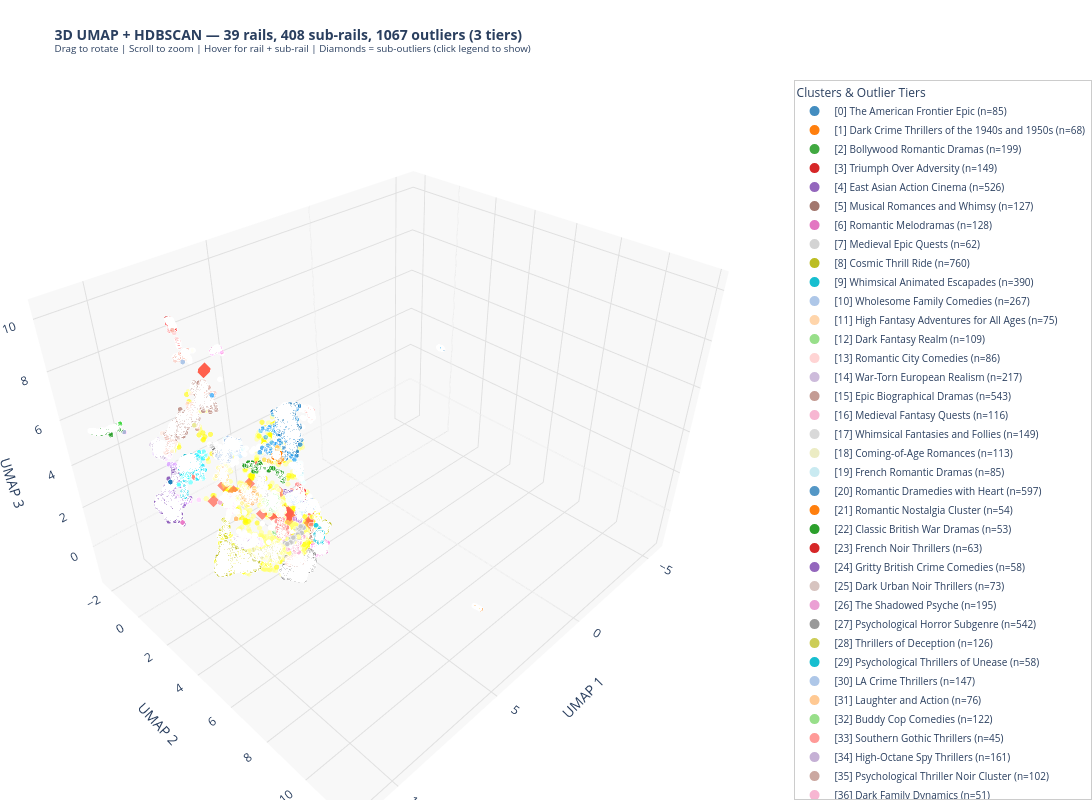

Notebook source saved alongside this figure:
### Markdown cell above
---
## Step 9: 3D Visualisation (with Sub-Clusters & Outlier Tiers)

Plot the 3D UMAP embedding coloured by HDBSCAN cluster. Hover shows:
- Primary rail + sub-rail assignment (e.g. "Rail 3 → Sub 2")
- Confidence and secondary cluster
- Outlier tier classification (for outlier points)

Outlier tiers are colour-coded: Tier 1 (yellow), Tier 2 (orange), Tier 3 (red).
Sub-cluster outliers within assigned clusters are shown with diamond markers.

### Code cell
import plotly.graph_objects as go
import pandas as pd
import numpy as np

# ── Build the plot dataframe ─────────────────────────────────────────────────
plot_df = pd.DataFrame({
    'x':                   embedding_3d[:, 0],
    'y':                   embedding_3d[:, 1],
    'z':                   embedding_3d[:, 2],
    'tt_code':             tt_codes,
    'cluster':             cluster_labels,
    'probability':         results_df['primary_probability'].values,
    'secondary_cluster':   results_df['secondary_cluster'].values,
    'secondary_prob':      results_df['secondary_probability'].values,
    'sub_cluster':         results_df['sub_cluster'].values,
    'rail_label':          results_df['rail_label'].values,
})

# Add cluster name
plot_df['cluster_name'] = plot_df['cluster'].apply(
    lambda c: cluster_names.get(c, {}).get('name', f'Cluster {c}') if c != -1 else 'Outlier'
)

# Add movie title — try OMDB first, then genre_data movie_name, then tt_code
genre_title_map = dict(zip(genres['movie_id'], genres['movie_name']))

def get_title(tt):
    if 'omdb_data' in dir() and omdb_data and tt in omdb_data:
        title = omdb_data[tt].get('Title')
        if title:
            return title
    if tt in genre_title_map:
        return genre_title_map[tt]
    return tt

plot_df['title'] = plot_df['tt_code'].apply(get_title)

# Confidence tier label
def conf_tier(p):
    if p >= 0.8:  return 'High (>=80%)'
    if p >= 0.4:  return 'Medium (40-80%)'
    return 'Low (<40%)'
plot_df['conf_tier'] = plot_df['probability'].apply(conf_tier)

# Mark outlier tiers and sub-cluster outliers
plot_df['outlier_tier'] = 'none'
plot_df.loc[tier1_mask, 'outlier_tier'] = 'Tier 1 (mild)'
plot_df.loc[tier2_mask, 'outlier_tier'] = 'Tier 2 (moderate)'
plot_df.loc[tier3_mask, 'outlier_tier'] = 'Tier 3 (true outlier)'

# Flag sub-cluster outliers (assigned to a rail but sub_cluster == -1)
plot_df['is_sub_outlier'] = (plot_df['cluster'] != -1) & (plot_df['sub_cluster'] == -1)

# Flag dual-level outliers
plot_df['is_dual_outlier'] = plot_df['tt_code'].isin(dual_level_outliers)

# ── Colour palette (base RGB values) ────────────────────────────────────────
PLOTLY_RGB = [
    (31,119,180), (255,127,14), (44,160,44), (214,39,40), (148,103,189),
    (140,86,75), (227,119,194), (127,127,127), (188,189,34), (23,190,207),
    (174,199,232), (255,187,120), (152,223,138), (255,152,150), (197,176,213),
    (196,156,148), (247,182,210), (199,199,199), (219,219,141), (158,218,229),
]

def rgba_list(base_rgb, probabilities):
    r, g, b = base_rgb
    return [f'rgba({r},{g},{b},{max(0.2, min(1.0, p))})' for p in probabilities]

# ── Build 3D figure ──────────────────────────────────────────────────────────
fig = go.Figure()

# ── Outlier tiers (colour-coded by severity) ─────────────────────────────────
tier_configs = [
    (tier1_mask, 'Tier 1 — Mild',     'rgba(255,235,59,0.5)',  3, 'circle'),
    (tier2_mask, 'Tier 2 — Moderate',  'rgba(255,152,0,0.6)',   3, 'circle'),
    (tier3_mask, 'Tier 3 — True',      'rgba(244,67,54,0.7)',   4, 'diamond'),
]

# Non-tiered outliers (those that don't fall into tier masks — shouldn't happen, but safety)
any_tier = tier1_mask | tier2_mask | tier3_mask
untiered_outlier = (plot_df['cluster'] == -1) & ~any_tier

for tier_mask_arr, tier_name, tier_colour, tier_size, tier_symbol in tier_configs:
    if not tier_mask_arr.any():
        continue
    od = plot_df[tier_mask_arr]
    fig.add_trace(go.Scatter3d(
        x=od['x'], y=od['y'], z=od['z'],
        mode='markers',
        name=f'{tier_name} ({tier_mask_arr.sum()})',
        marker=dict(color=tier_colour, size=tier_size, symbol=tier_symbol),
        customdata=np.stack([
            od['tt_code'], od['title'],
            od['probability'].round(3).astype(str),
            od['secondary_cluster'].astype(str),
            od['secondary_prob'].round(3).astype(str),
            od['outlier_tier']
        ], axis=1),
        hovertemplate=(
            '<b>%{customdata[1]}</b><br>'
            '%{customdata[0]}<br>'
            '<i>%{customdata[5]}</i><br>'
            'Confidence: %{customdata[2]}<br>'
            'Nearest: Cluster %{customdata[3]} (%{customdata[4]})<br>'
            '<extra></extra>'
        ),
        legendrank=9990 + [t[1] for t in tier_configs].index(tier_name)
    ))

if untiered_outlier.any():
    od = plot_df[untiered_outlier]
    fig.add_trace(go.Scatter3d(
        x=od['x'], y=od['y'], z=od['z'],
        mode='markers',
        name=f'Outliers — unclassified ({untiered_outlier.sum()})',
        marker=dict(color='rgba(200,200,200,0.3)', size=2),
        hovertemplate='<b>Outlier</b><extra></extra>',
        legendrank=9999
    ))

# ── One trace per cluster (sub-cluster info in hover) ────────────────────────
for cluster_id in sorted(set(cluster_labels)):
    if cluster_id == -1:
        continue
    mask   = plot_df['cluster'] == cluster_id
    cd     = plot_df[mask]
    rgb    = PLOTLY_RGB[cluster_id % len(PLOTLY_RGB)]
    cname  = cluster_names.get(cluster_id, {}).get('name', f'Cluster {cluster_id}')

    # Separate sub-cluster outliers (diamond) from normal points (circle)
    sub_out_mask = cd['is_sub_outlier']
    normal_mask  = ~sub_out_mask

    # Normal points
    if normal_mask.any():
        cd_n = cd[normal_mask]
        colours = rgba_list(rgb, cd_n['probability'].values)

        fig.add_trace(go.Scatter3d(
            x=cd_n['x'], y=cd_n['y'], z=cd_n['z'],
            mode='markers',
            name=f'[{cluster_id}] {cname} (n={mask.sum()})',
            marker=dict(color=colours, size=3, symbol='circle',
                        line=dict(width=0.3, color='white')),
            customdata=np.stack([
                cd_n['tt_code'], cd_n['title'],
                (cd_n['probability'] * 100).round(1).astype(str),
                cd_n['secondary_cluster'].astype(str),
                (cd_n['secondary_prob'] * 100).round(1).astype(str),
                cd_n['conf_tier'],
                cd_n['rail_label']
            ], axis=1),
            hovertemplate=(
                '<b>%{customdata[1]}</b><br>'
                '%{customdata[0]}<br>'
                '%{customdata[6]}<br>'
                f'{cname}<br>'
                'Confidence: %{customdata[2]}%  (%{customdata[5]})<br>'
                'Secondary: Cluster %{customdata[3]} (%{customdata[4]}%)<br>'
                '<extra></extra>'
            ),
            legendrank=cluster_id
        ))

    # Sub-cluster outliers (diamond marker, same colour but hollow feel)
    if sub_out_mask.any():
        cd_s = cd[sub_out_mask]
        r, g, b = rgb
        sub_out_colour = f'rgba({r},{g},{b},0.4)'

        fig.add_trace(go.Scatter3d(
            x=cd_s['x'], y=cd_s['y'], z=cd_s['z'],
            mode='markers',
            name=f'[{cluster_id}] sub-outliers ({sub_out_mask.sum()})',
            marker=dict(color=sub_out_colour, size=3, symbol='diamond',
                        line=dict(width=0.5, color=f'rgb({r},{g},{b})')),
            customdata=np.stack([
                cd_s['tt_code'], cd_s['title'],
                (cd_s['probability'] * 100).round(1).astype(str),
                cd_s['secondary_cluster'].astype(str),
                (cd_s['secondary_prob'] * 100).round(1).astype(str),
                cd_s['conf_tier'],
                cd_s['rail_label']
            ], axis=1),
            hovertemplate=(
                '<b>%{customdata[1]}</b><br>'
                '%{customdata[0]}<br>'
                '%{customdata[6]} (sub-outlier)<br>'
                f'{cname}<br>'
                'Confidence: %{customdata[2]}%  (%{customdata[5]})<br>'
                'Secondary: Cluster %{customdata[3]} (%{customdata[4]}%)<br>'
                '<extra></extra>'
            ),
            legendrank=cluster_id + 500,
            showlegend=True,
            visible='legendonly'  # hidden by default — click legend to show
        ))

# ── Layout ───────────────────────────────────────────────────────────────────
total_sub = sum(len(set(s)) - (1 if -1 in s else 0) for s in sub_clusters.values())
fig.update_layout(
    title=dict(
        text=(f'<b>3D UMAP + HDBSCAN — {n_clusters} rails, {total_sub} sub-rails, '
              f'{n_outliers} outliers (3 tiers)</b><br>'
              f'<sup>Drag to rotate | Scroll to zoom | Hover for rail + sub-rail | '
              f'Diamonds = sub-outliers (click legend to show)</sup>'),
        font=dict(size=14)
    ),
    scene=dict(
        xaxis_title='UMAP 1',
        yaxis_title='UMAP 2',
        zaxis_title='UMAP 3',
        xaxis=dict(showgrid=True, gridcolor='#e0e0e0', backgroundcolor='#f8f8f8'),
        yaxis=dict(showgrid=True, gridcolor='#e0e0e0', backgroundcolor='#f8f8f8'),
        zaxis=dict(showgrid=True, gridcolor='#e0e0e0', backgroundcolor='#f8f8f8'),
    ),
    legend=dict(
        title='Clusters & Outlier Tiers',
        font=dict(size=10),
        itemsizing='constant',
        tracegroupgap=2,
        bgcolor='rgba(255,255,255,0.8)',
        bordercolor='#cccccc', borderwidth=1
    ),
    hovermode='closest',
    width=1100, height=800,
    margin=dict(l=0, r=200, t=80, b=0),
    paper_bgcolor='white',
)

fig.show()
print(f'\n✓ 3D interactive plot rendered')
print(f'  Circles  = normal cluster members (alpha = confidence)')
print(f'  Diamonds = sub-cluster outliers (hidden by default — click legend to reveal)')
print(f'  Yellow/Orange/Red = outlier tiers 1/2/3')
print(f'  Hover shows: Rail → Sub-rail assignment, confidence, secondary cluster')
